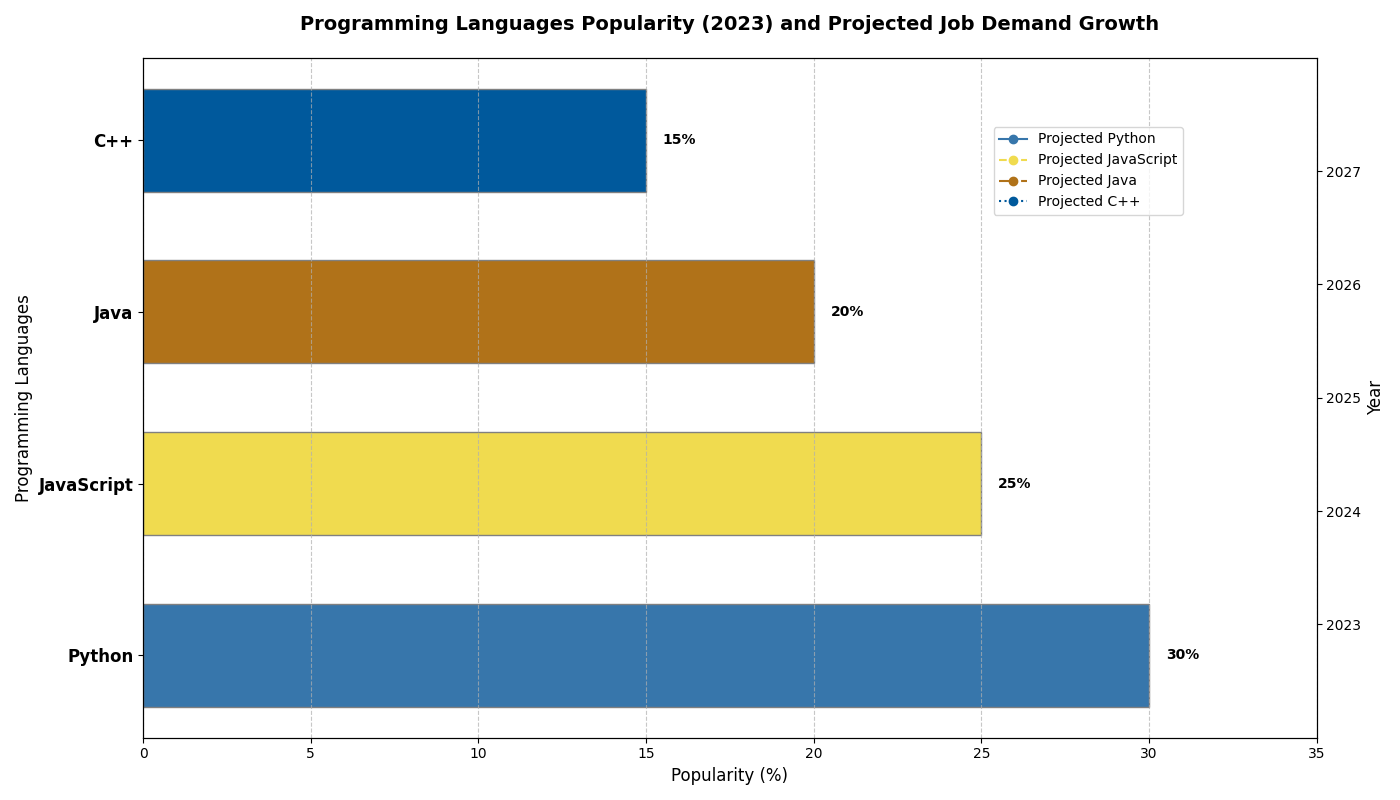

Recreate this plot in Python.
import matplotlib.pyplot as plt
import numpy as np

# Data for popularity (percentage)
languages = ['Python', 'JavaScript', 'Java', 'C++']  # Removed 'Ruby'
popularity = [30, 25, 20, 15]  # Corresponding change

# Data for projected job demand growth (in thousands)
years = np.array([2023, 2024, 2025, 2026, 2027])
projected_jobs_growth = {
    'Python': [150, 155, 160, 165, 170],
    'JavaScript': [130, 135, 140, 145, 150],
    'Java': [120, 122, 124, 126, 128],
    'C++': [100, 102, 104, 106, 108]
}  # Removed 'Ruby'

# Colors and line styles - Removed 'Ruby' entries
colors = ['#3776AB', '#F0DB4F', '#B07219', '#00599C']
line_styles = ['-', '--', '-.', ':']

# Create the figure and axis objects
fig, ax1 = plt.subplots(figsize=(14, 8))

# Plot the bar chart for popularity
bars = ax1.barh(languages, popularity, color=colors, edgecolor='grey', height=0.6)

# Adding percentage labels to each bar
for bar, percentage in zip(bars, popularity):
    ax1.text(bar.get_width() + 0.5, bar.get_y() + bar.get_height() / 2,
            f'{percentage}%', va='center', ha='left', fontsize=10, fontweight='bold', color='black')

# Add a secondary y-axis for the line plot
ax2 = ax1.twinx()

# Plot the line charts for projected job demand growth
for idx, (language, growth) in enumerate(projected_jobs_growth.items()):
    ax2.plot(growth, years, label=f'Projected {language}', color=colors[idx], linestyle=line_styles[idx], marker='o')

# Title and labels
ax1.set_title("Programming Languages Popularity (2023) and Projected Job Demand Growth", fontsize=14, fontweight='bold', pad=20)
ax1.set_xlabel("Popularity (%)", fontsize=12)
ax1.set_ylabel("Programming Languages", fontsize=12)
ax2.set_ylabel("Year", fontsize=12)
ax2.set_yticks(years)

# Set axis limits to improve visualization
ax1.set_xlim(0, 35)
ax2.set_ylim(2022, 2028)

# Add gridlines to the x-axis of the bar chart
ax1.xaxis.grid(True, linestyle='--', alpha=0.7)

# Adjust y-ticks for the programming languages
ax1.set_yticks(np.arange(len(languages)))
ax1.set_yticklabels(languages, fontsize=12, fontweight='bold')

# Add legend for the line plot
fig.legend(loc='upper right', bbox_to_anchor=(0.85, 0.85), fontsize=10)

# Automatically adjust layout
plt.tight_layout()

# Show plot
plt.show()
